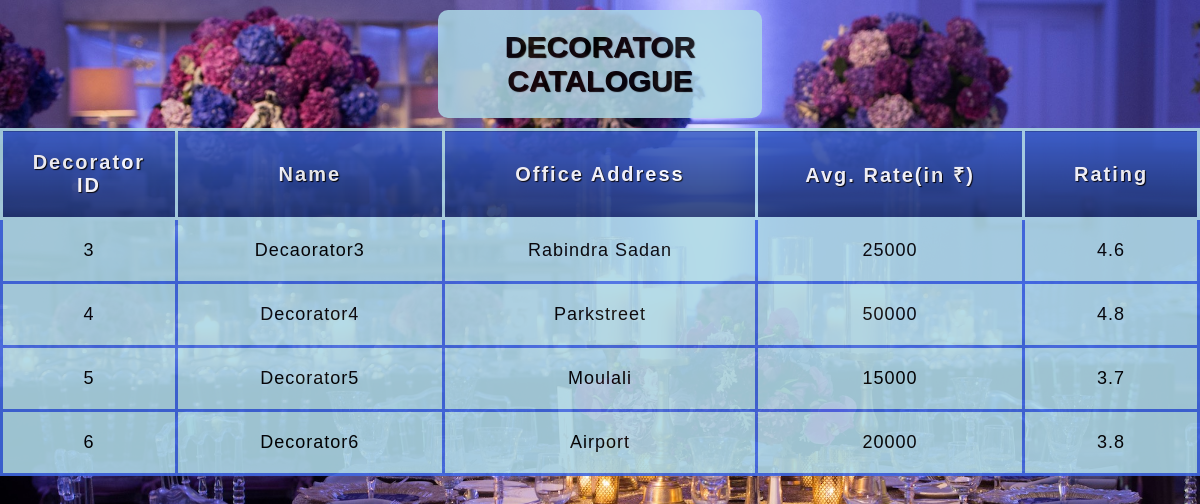
The page /adminhome/display/displaydecorator.php on the database its author committed.
### tables this page shows
CREATE TABLE `decorator` (
  `decorator_id` int(10) NOT NULL,
  `decorator_name` varchar(50) NOT NULL,
  `decorator_office_address` varchar(100) NOT NULL,
  `decorator_average_rate` int(50) NOT NULL,
  `decorator_rating` float NOT NULL
);

### adminhome/display/displaydecorator.php (the view, shortened to what this page needs)
<!DOCTYPE html>
<html>
<head>
	<link rel="stylesheet" type="text/css" href="css/displaydecorator_styles.css">
</head>
<body>
<?php
$servername = "localhost";
$username="root";
$password="";
$dbname="onlineeventmanagementsystem";
$conn = new mysqli($servername, $username, $password, $dbname);
$sql = "SELECT *
		FROM decorator";
$result = $conn->query($sql);
if($result->num_rows > 0){
	echo "<table>
		<caption>DECORATOR CATALOGUE</caption>
		<thead>
			<tr>
				<th scope='col'>Decorator ID</th>
				<th scope='col'>Name</th>
				<th scope='col'>Office Address</th>
				<th scope='col'>Avg. Rate(in ₹)</th>
				<th scope='col'>Rating</th>
			</tr>
		</thead>
		<tbody>";
	while($row = mysqli_fetch_array($result)) {
    	 echo "<tr>
    	 			<td>".$row["decorator_id"]."</td>
    	 			<td>".$row["decorator_name"]."</td>
    	 			<td>".$row["decorator_office_address"]."</td>
    	 			<td>".$row["decorator_average_rate"]."</td>
    	 			<td>".$row["decorator_rating"]."</td>
    	 		</tr>";
	}
	echo "</tbody></table>";
}
else {
    echo "0 results";
}
?>

### adminhome/display/css/displaydecorator_styles.css (style rules this page uses)
body { margin: 0; padding: 0; background: url(decorator.jpg) no-repeat center center fixed; background-size: cover; font-family: sans-serif; }
table { table-layout: fixed; width: 100%; border-collapse: collapse; font-size: 18px; background-color: lightblue; opacity: 0.9; border-radius: 10px; }
thead th:nth-child(1) { width: 15%; }
thead th:nth-child(2) { width: 25%; }
thead th:nth-child(3) { width: 30%; }
thead th:nth-child(4) { width: 25%; }
thead th:nth-child(5) { width: 15%; }
caption { width: 27%; margin-left: 36.5%; padding-top: 20px; padding-bottom: 20px; background-color: lightblue; font-size: 30px; font-weight: bold; text-shadow: 1px 1px 1px black; border-radius: 10px; margin-bottom: 10px; margin-top: 10px; opacity: 0.95; }
th, td { padding: 20px; }
th { letter-spacing: 2px; font-size: 20px; }
td { letter-spacing: 1px; }
tbody td, th { text-align: center; border: 3px solid royalblue; }
thead { background-color: royalblue; color: white; text-shadow: 1px 1px 1px black; }
thead th { background: linear-gradient(to bottom, rgba(0,0,0,0.1), rgba(0,0,0,0.5)); border: 3px solid lightblue; }

### rows shown on the page
decorator: decorator_id "3", decorator_name "Decaorator3", decorator_office_address "Rabindra Sadan", decorator_average_rate "25000", decorator_rating "4.6"
decorator: decorator_id "4", decorator_name "Decorator4", decorator_office_address "Parkstreet", decorator_average_rate "50000", decorator_rating "4.8"
decorator: decorator_id "5", decorator_name "Decorator5", decorator_office_address "Moulali", decorator_average_rate "15000", decorator_rating "3.7"
decorator: decorator_id "6", decorator_name "Decorator6", decorator_office_address "Airport", decorator_average_rate "20000", decorator_rating "3.8"
